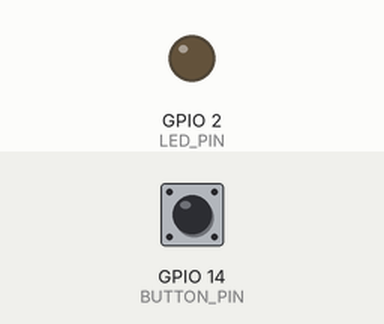
Recording of a sketch running on a simulated ESP32. On the bench: output pins drawn as LEDs (lit = HIGH). The inputs (shaded band) are chosen by the test bench; at power-on: GPIO 14 (BUTTON_PIN) LOW. WiFi joins after 1.5 s; servers stay silent unless stated; no MQTT or app messages arrive unless stated; what the sketch prints to the serial monitor is not drawn.

Above: at 0.1 s.
At 1.6 s:
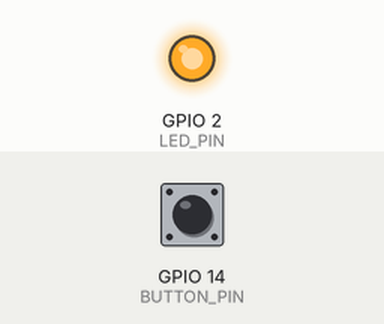
Timing chart, 0 to 3.1 s (numbered marks = the images above):
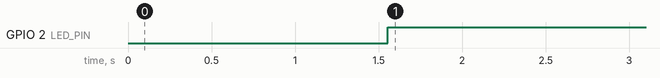

Measured:
- by itself, GPIO 2 (LED_PIN): LOW → HIGH at 1.6 s

The sketch:

sketch.ino
```cpp
#include <PubSubClient.h>
#include <WiFi.h>

#define POTENTIOMETER_PIN 34
#define BUTTON_PIN 14
#define LED_PIN 2
#define TOPIC_PUBLISH "topic_sensor_desconforto_nicisa"

const char *SSID = "Wokwi-GUEST"; // Wi-Fi SSID
const char *PASSWORD = "";        // Wi-Fi password
const char *BROKER_MQTT = "broker.hivemq.com";
const char *CLIENTID = "ESP32-wokwi";

WiFiClient espClient;
PubSubClient client(espClient);

bool buttonState = false;
bool lastButtonState = false;

void setup_wifi() {
  Serial.print("Connecting to Wi-Fi");
  WiFi.begin(SSID, PASSWORD);
  while (WiFi.status() != WL_CONNECTED) {
    delay(500);
    Serial.print(".");
  }
  Serial.println("Wi-Fi connected");
}

void reconnect() {
  while (!client.connected()) {
    Serial.print("Connecting to MQTT...");
    if (client.connect(CLIENTID)) {
      Serial.println("connected");
    } else {
      Serial.print("failed, rc=");
      Serial.print(client.state());
      Serial.println(" try again in 5 seconds");
      delay(5000);
    }
  }
}

void setup() {
  Serial.begin(115200);

  pinMode(POTENTIOMETER_PIN, INPUT);
  pinMode(BUTTON_PIN, INPUT);
  pinMode(LED_PIN, OUTPUT);

  setup_wifi();
  client.setServer(BROKER_MQTT, 1883);

  lastButtonState = digitalRead(BUTTON_PIN);
}

void loop() {
  if (!client.connected()) {
    reconnect();
  }
  client.loop();

  if (WiFi.status() == WL_CONNECTED && client.connected()) {
    digitalWrite(LED_PIN, HIGH); // Keep LED on when connected
  } else {
    digitalWrite(LED_PIN, LOW); // Turn off LED if disconnected
  }

  bool currentButtonState = digitalRead(BUTTON_PIN) == LOW;
  if (currentButtonState && !lastButtonState) {
    float potentiometerValue = analogRead(POTENTIOMETER_PIN);
    Serial.print("Raw potentiometer value: ");
    Serial.println(potentiometerValue);

    float voltage = potentiometerValue * (3.3 / 4095.0);
    char message[50];
    sprintf(message, "%.2f", voltage);
    Serial.println(message);

    client.publish(TOPIC_PUBLISH, message);
  }

  lastButtonState = currentButtonState;
}
```
